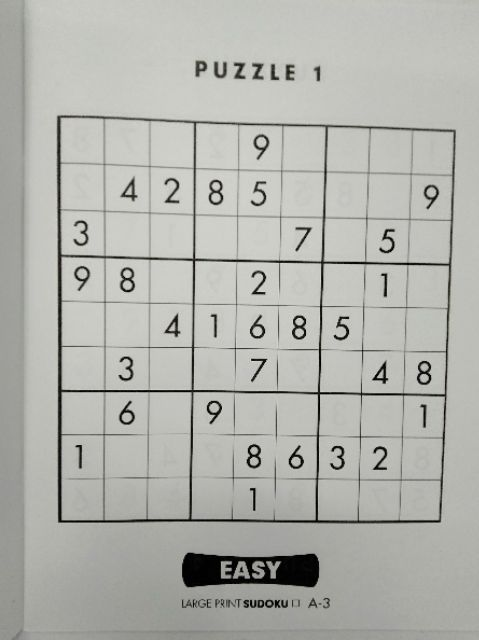
#> input picture extract_model/preprocess_image/test_image/test1.jpeg, 479 x 640 px, found by its file name
$ python imgProcess.py
#> lines starting #> are read from the running program, lines starting #| are printed output that depends on the picture; after the words box and inside, x2 and y2 are one past the last pixel; in counts of white or black regions, pixels touching at a corner belong together
import cv2
import numpy as np

def preprocessImg(imgl):

    img = cv2.imread(imgl) # read img
#> img is the input picture: shape (640, 479, 3); mean B, G, R 172.8, 178.5, 177.5
    img = cv2.resize(img, (1026, 1026)) # resize to (1026,1026)
#> img: shape (1026, 1026, 3)
    grayImg = cv2.cvtColor(img, cv2.COLOR_BGR2GRAY) #turn into gray
    grayImg = cv2.GaussianBlur(grayImg, (11, 11), 0)  #blur to reduce noise

    return img, grayImg


def transformImage(imgl):
    img, grayImg = preprocessImg(imgl)
    thresholdImg = cv2.adaptiveThreshold(grayImg, 255, cv2.ADAPTIVE_THRESH_GAUSSIAN_C, cv2.THRESH_BINARY_INV,5,2)
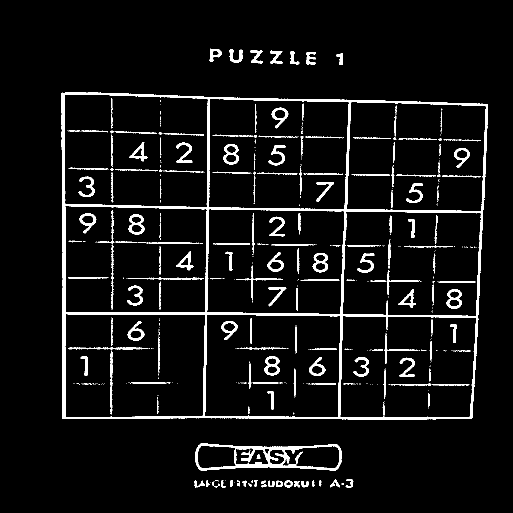
#> thresholdImg: shape (1026, 1026) (shown at 1/2 size); 6% white; 439 white regions (263 under 20 px), largest, box (x1, y1, x2, y2) and area: (122, 185, 976, 839) 26615, (390, 886, 683, 941) 4308, (257, 428, 289, 469) 574
    kernel = np.array([0,1,0,1,1,1,0,1,0],dtype=np.uint8).reshape(3,3)
    dilationImg = cv2.dilate(thresholdImg, kernel, iterations=2)
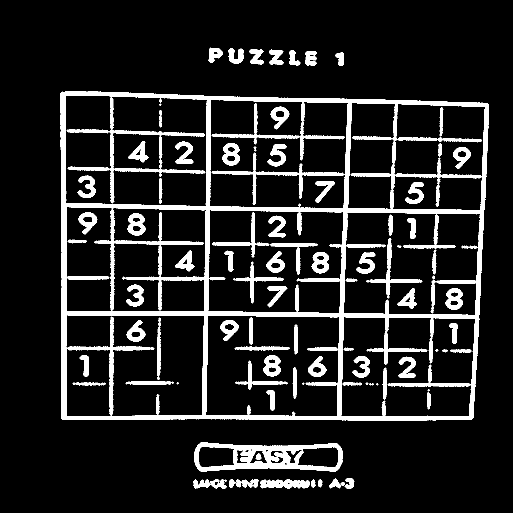
#> dilationImg: shape (1026, 1026) (shown at 1/2 size); 12.4% white; 95 white regions (6 under 20 px)
    contours, hierarchy = cv2.findContours(dilationImg, cv2.RETR_EXTERNAL, cv2.CHAIN_APPROX_SIMPLE)
#> contours = 19 contours; largest, box (x1, y1, x2, y2) and area: (120, 183, 978, 841) 541466, (388, 884, 685, 943) 14307, (520, 959, 619, 977) 1262, (457, 97, 488, 127) 548, (417, 95, 445, 125) 531
    maxContour = max(contours,key = cv2.contourArea)
#> maxContour = contour of 512 points, box (x1, y1, x2, y2) (120, 183, 978, 841), area 541466
    e = 0.1 * cv2.arcLength(maxContour,True)
#> e = 309.3
    finalContour = cv2.approxPolyDP(maxContour, e, True).squeeze().tolist()
#> finalContour = [[121, 186], [125, 839], [946, 835], [974, 206]]
    cortour_list = sorted(finalContour, key=lambda c: c[1]) # sort by y values
#> cortour_list = [[121, 186], [974, 206], [946, 835], [125, 839]]
    finalList = sorted(cortour_list[:2])+sorted(cortour_list[2:]) # sort by x values
#> finalList = [[121, 186], [974, 206], [125, 839], [946, 835]]
    corner_position = np.float32(finalList)
#> corner_position = [[121, 186], [974, 206], [125, 839], [946, 835]]
    image_position = np.float32([[0, 0], [1026, 0], [0, 1026], [1026, 1026]])
    transform = cv2.getPerspectiveTransform(corner_position, image_position)
#> transform = [[1.14, -0.00698, -136.7], [-0.0349, 1.49, -272.3], [-4.13e-05, -5.81e-05, 1]]

    ori_puzzle = cv2.warpPerspective(img,transform,(1026,1026))
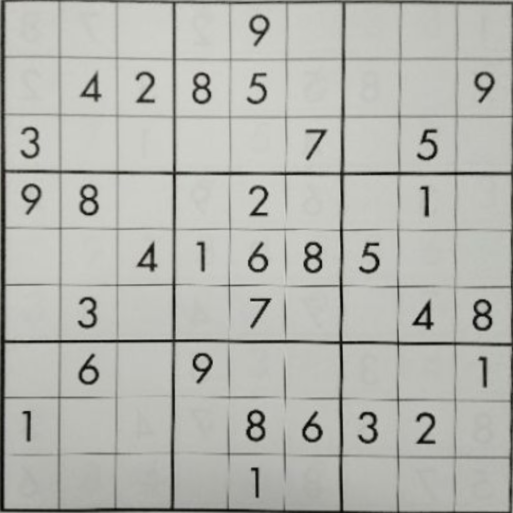
#> ori_puzzle: shape (1026, 1026, 3) (shown at 1/2 size); mean B, G, R 175.6, 181.4, 180.4
    inputPuzzle = cv2.warpPerspective(dilationImg,transform,(1026,1026))
    dilation_puzzle = cv2.dilate(inputPuzzle, kernel, iterations=1)
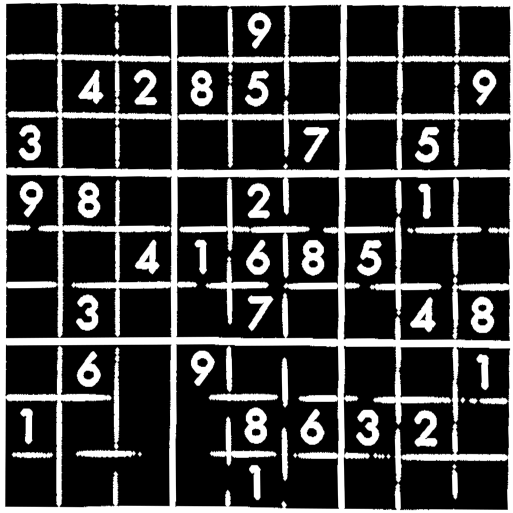
#> dilation_puzzle: shape (1026, 1026) (shown at 1/2 size); min 0, max 255, mean 61.8

    return ori_puzzle, dilation_puzzle

def checkZero(crop_puzzel, crop_ori, x, y):
    x1, y1 = crop_puzzel.shape[1], crop_puzzel.shape[0]
    startx = x1 // 2 - (x // 2)
    starty = y1 // 2 - (y // 2)
    crop_puzzel1 = crop_puzzel[starty:starty + y, startx: startx + x]
    crop_ori1 = crop_ori[starty:starty + y, startx:startx + x]
    contours, _ = cv2.findContours(crop_puzzel1, cv2.RETR_EXTERNAL, cv2.CHAIN_APPROX_SIMPLE)
    zero = cv2.imread('/Users/dttai11/sudokuCPU/zero_template.jpg', cv2.IMREAD_GRAYSCALE)
    if len(contours) == 0 or cv2.contourArea(max(contours, key=cv2.contourArea)) < 250:
        return zero
    # else:
    #     return crop_ori
    else:
        cnt = max(contours, key=cv2.contourArea)
        x, y, w, h = cv2.boundingRect(cnt)
        d = (h - w) // 2
        c = crop_ori1.shape[0]
        digit = crop_ori1[y:y + h, max(0, x - d):min(c, x + w + d)]  # Save grayscale image crops

        return digit


def puzzel(imgl):
    ori_img, puzzel = transformImage(imgl)
    sudoku = []
    height, width = puzzel.shape[0],puzzel.shape[1]
#> height = 1026; width = 1026
    cropH, cropW = height//9, width//9
#> cropH = 114; cropW = 114
    for y in range(0,height,cropH):
        for x in range(0,width, cropW):
            y1 = y + cropH
#> y1 = 114
            x1 = x + cropW
#> x1 = 114
            crop_puzzel = puzzel[y:y1, x:x1]
            crop_ori = cv2.cvtColor(ori_img[y:y1, x:x1], cv2.COLOR_BGR2GRAY)
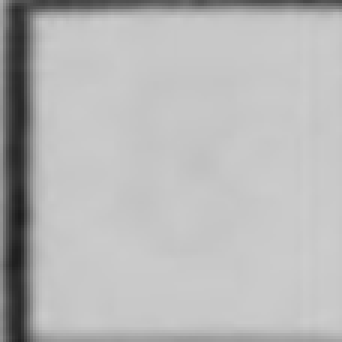
#> crop_ori: shape (114, 114) (shown 3 times larger); min 27, max 205, mean 183.6
            digit = checkZero(crop_puzzel, crop_ori, 82, 82)
#> in checkZero, `crop_puzzel1 = crop_puzzel[starty:starty + y, startx: startx + x]`: crop_puzzel1: shape (82, 82); every value is 0
#> in checkZero, `contours, _ = cv2.findContours(crop_puzzel1, cv2.RETR_EXTERNAL, cv2.CH..`: contours = []
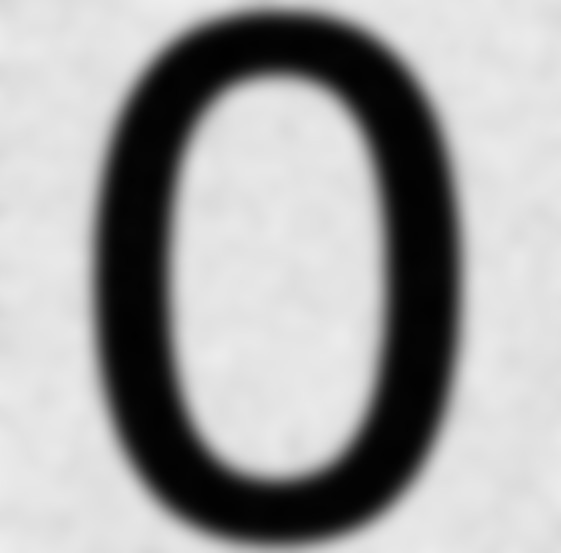
#> input picture backend/api/extract_model/preprocess_image/test_image/zero_template.jpg, 561 x 553 px, found by its file name
#> in checkZero, zero is the input picture: shape (553, 561); min 0, max 237, mean 163
            digit = cv2.resize(digit, (32, 32), cv2.INTER_AREA)/255.0
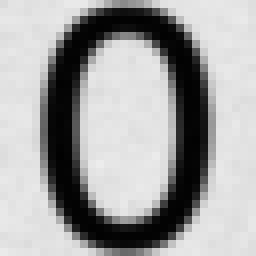
#> digit: shape (32, 32) float64 (shown 8 times larger); min 0.00392, max 0.925, mean 0.639
            sudoku.append(digit)
    sudoku_numbers = np.float32(sudoku).reshape(81, 32, 32, 1)
    np.save("/extract_model/preprocess_image/nparray/ans", sudoku_numbers)


puzzel("/Users/dttai11/sudokuCPU/imageTest/test1.jpeg")
